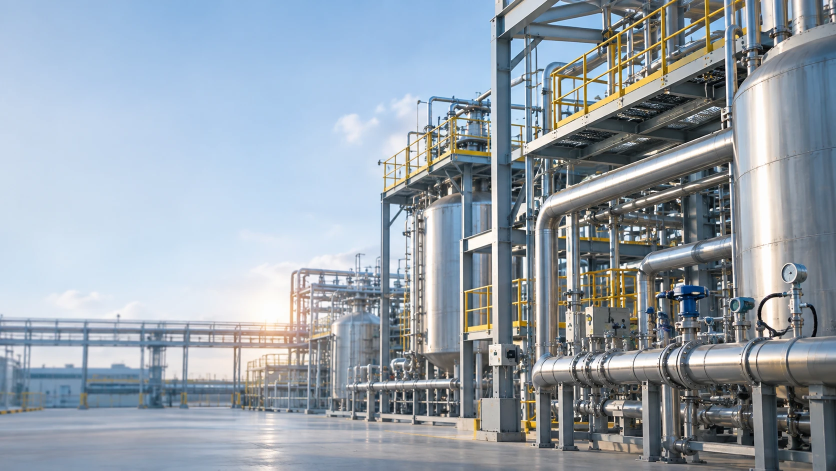
#> input picture hnkeng-hero/src/scene01-plant.webp, 1672 x 941 px (shown at 1/2 size)
$ python render.py
#> lines starting #> are read from the running program, lines starting #| are printed output that depends on the picture; after the words box and inside, x2 and y2 are one past the last pixel; in counts of white or black regions, pixels touching at a corner belong together
#!/usr/bin/env python3
"""
HNKENG hero background video renderer.

Image-based cinematic camera motion (sub-pixel pan / zoom), short smooth
cross-dissolves, a seamless loop back into scene 1, subtle LED status-light
blinking on the PLC panel (scene 2) and a light film grain. No generative
models are used: nothing in the source pictures (robots, people, screens) is
deformed or re-animated; only the virtual camera moves.

Frames are rendered with Pillow/NumPy and piped to FFmpeg, which writes a
lossless intermediate and then the delivery encodes.

Usage:
  python3 build/render.py                 # 854x480 sample (default)
  python3 build/render.py --width 1920 --height 1080 --out dist-1080
"""
import argparse
import math
import shutil
import subprocess
from pathlib import Path

import numpy as np
from PIL import Image
from scipy import ndimage as ndi

ROOT = Path(__file__).resolve().parent.parent
SRC = ROOT / "src"

DURATION = 18.0          # seconds
XFADE = 0.8              # cross-dissolve length (s)

# Scene table. Each scene is visible from start to end; neighbours overlap by
# XFADE centred on the cut. Scene 1 additionally fades in from the end of the
# video (t = 18 - XFADE .. 18) so the loop point is invisible.
#   z0/z1  : zoom at start/end of the scene window (1.0 = full frame)
#   k*     : framing bias in [-1, 1]; 0 = centred, +1 = hard right / bottom
SCENES = [
    dict(name="01 plant",   file="scene01-plant.webp",   start=0.0,  end=3.0,
         z0=1.12, z1=1.12, kx0=-1.0, kx1=1.0,  ky0=0.0,  ky1=0.0),
    dict(name="02 PLC",     file="scene02-plc.webp",     start=3.0,  end=7.0,
         z0=1.04, z1=1.15, kx0=0.45, kx1=0.70, ky0=-0.15, ky1=-0.30, leds=True),
    dict(name="03 line",    file="scene03-line.webp",    start=7.0,  end=11.0,
         z0=1.12, z1=1.12, kx0=0.95, kx1=-0.95, ky0=0.10, ky1=0.10),
    dict(name="04 control", file="scene04-control.webp", start=11.0, end=15.0,
         z0=1.06, z1=1.11, kx0=-0.30, kx1=0.45, ky0=0.15, ky1=0.0),
    dict(name="05 factory", file="scene05-factory.webp", start=15.0, end=18.0,
         z0=1.16, z1=1.04, kx0=0.40, kx1=0.0,  ky0=0.0,  ky1=0.0),
]


def smoothstep(x):
    x = min(max(x, 0.0), 1.0)
    return x * x * (3 - 2 * x)


# --------------------------------------------------------------------------
# Colour grade: calm blue-grey / teal, slightly reduced saturation, gentle
# contrast. Applied identically to every scene so they read as one shoot.
# --------------------------------------------------------------------------
def grade(img: np.ndarray) -> np.ndarray:
    x = img.astype(np.float32) / 255.0
    luma = x @ np.array([0.2126, 0.7152, 0.0722], np.float32)
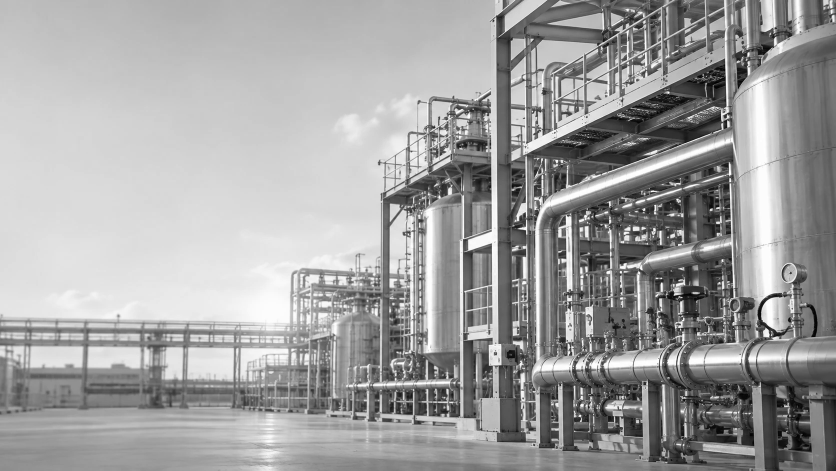
#> luma: shape (941, 1672) float32 (shown at 1/2 size); min 0, max 1, mean 0.628
    # 12 % desaturation
    x = luma[..., None] + (x - luma[..., None]) * 0.88
    # cool split-tone: teal in shadows, neutral-cool highlights
    shadow = (1.0 - luma)[..., None] ** 2
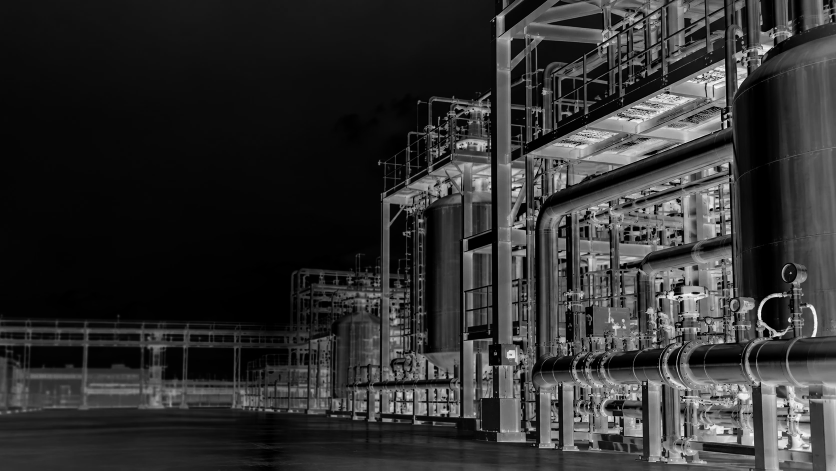
#> shadow: shape (941, 1672, 1) float32 (shown at 1/2 size); min 0, max 1, mean 0.191
    x = x + shadow * np.array([-0.018, 0.004, 0.016], np.float32)
    x = x * np.array([0.985, 1.0, 1.012], np.float32)
    # soft S-curve
    x = np.clip(x, 0, 1)
    x = x + 0.06 * (x - 0.5) * (1 - np.abs(2 * x - 1))
    return np.clip(x * 255.0 + 0.5, 0, 255).astype(np.uint8)


# --------------------------------------------------------------------------
# LED status lights for the PLC panel. Detect the small green/yellow lit
# indicators on the modules, build a per-LED soft mask and an "off" plate
# (local background with the bright spot removed). Each frame some LEDs
# blink like RUN / COMM indicators; most stay steady.
# --------------------------------------------------------------------------
class LedBlinker:
    def __init__(self, img: np.ndarray, seed=7):
        f = img.astype(np.float32)
        r, g, b = f[..., 0], f[..., 1], f[..., 2]
        m = (g > 150) & (g > b * 1.35) & (g > r * 0.95)
        h, w = m.shape
        roi = np.zeros_like(m)
        roi[int(h * 0.18):int(h * 0.42), int(w * 0.5):] = True
        m &= roi
        lab, n = ndi.label(ndi.binary_dilation(m, iterations=2))
        # "off" plate: grey opening removes small bright spots
        off = np.stack([ndi.grey_opening(f[..., c], size=(9, 9)) for c in range(3)], -1)
        off = off * 0.92
        self.base = f
        self.off = off
        rng = np.random.default_rng(seed)
        self.leds = []
        for i in range(1, n + 1):
            core = (lab == i) & m
            if core.sum() < 3:
                continue
            soft = ndi.gaussian_filter(ndi.binary_dilation(core, iterations=2).astype(np.float32), 1.2)
            soft = np.clip(soft * 1.6, 0, 1)
            ys, xs = np.nonzero(soft > 0.01)
            box = (ys.min(), ys.max() + 1, xs.min(), xs.max() + 1)
            kind = rng.choice(["steady", "steady", "run", "comm"], p=[0.35, 0.25, 0.2, 0.2])
            self.leds.append(dict(box=box, mask=soft[box[0]:box[1], box[2]:box[3]],
                                  kind=kind, phase=rng.uniform(0, 1),
                                  rate=rng.uniform(0.8, 1.3), seed=int(rng.integers(1e9))))

    # [74 lines left out: functions level, frame, camera_crop, render_scene, weights, not called in this run]


def main():
    ap = argparse.ArgumentParser()
    ap.add_argument("--width", type=int, default=854)
    ap.add_argument("--height", type=int, default=480)
    ap.add_argument("--fps", type=int, default=30)
    ap.add_argument("--grain", type=float, default=1.4, help="grain sigma in 8-bit levels (0 = off)")
    ap.add_argument("--out", default="dist")
    args = ap.parse_args()

    OW, OH, FPS = args.width, args.height, args.fps
    SS = 2 if OW <= 1000 else 1               # supersample small outputs
    RW, RH = OW * SS, OH * SS
    out_dir = ROOT / args.out
    out_dir.mkdir(parents=True, exist_ok=True)
    tmp = out_dir / "_master_lossless.mkv"

    for sc in SCENES:
        sc["img"] = grade(np.asarray(Image.open(SRC / sc["file"]).convert("RGB")))
        if sc.get("leds"):
            sc["led"] = LedBlinker(sc["img"])
            print(f"scene {sc['name']}: {len(sc['led'].leds)} LEDs detected")
#> pass 2 of the loop in main, `for sc in SCENES:`:
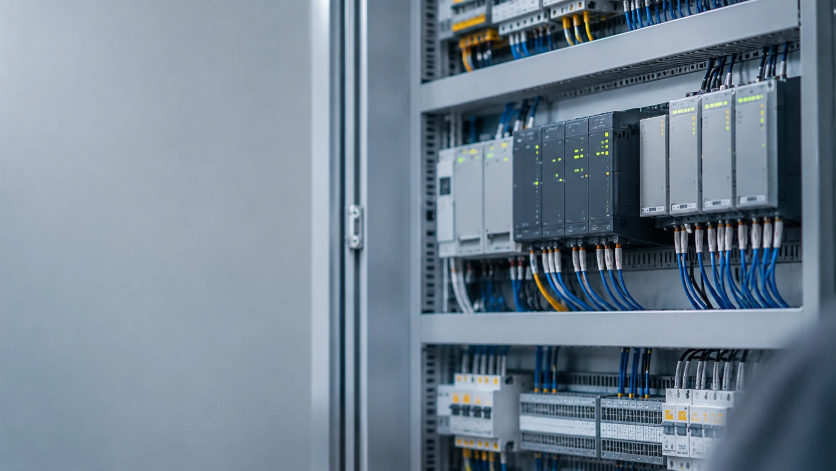
#> input picture hnkeng-hero/src/scene02-plc.webp, 1672 x 941 px (shown at 1/2 size)
#> in __init__, `m = (g > 150) & (g > b * 1.35) & (g > r * 0.95)`:
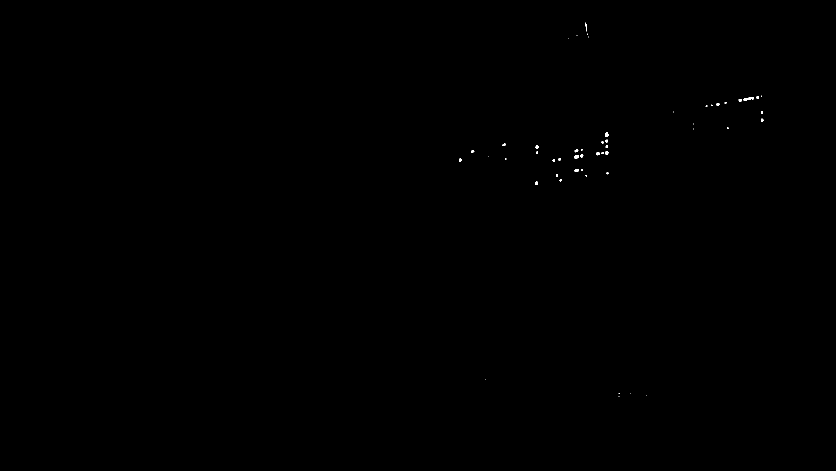
#> m: shape (941, 1672) bool (shown at 1/2 size); 0.06% white; 54 white regions (31 under 20 px), largest, box (x1, y1, x2, y2) and area: (1487, 194, 1508, 202) 96, (1148, 311, 1158, 317) 52, (1210, 265, 1217, 273) 50
#> lab: shape (941, 1672) int32; 35 distinct labels, from 0 to 34
#> n = 34
#> the loop in __init__, `for i in range(1, n + 1):` made 34 passes
#> box on passes 1, 2, 3, 4, 5, 6, 7, 9: (187, 203, 1508, 1529), (189, 209, 1472, 1513), (199, 213, 1444, 1458), (202, 216, 1428, 1444), (205, 217, 1418, 1430), (206, 219, 1407, 1420), (217, 233, 1518, 1531), (232, 248, 1517, 1532)
#> pass 1, in __init__, `core = (lab == i) & m`:
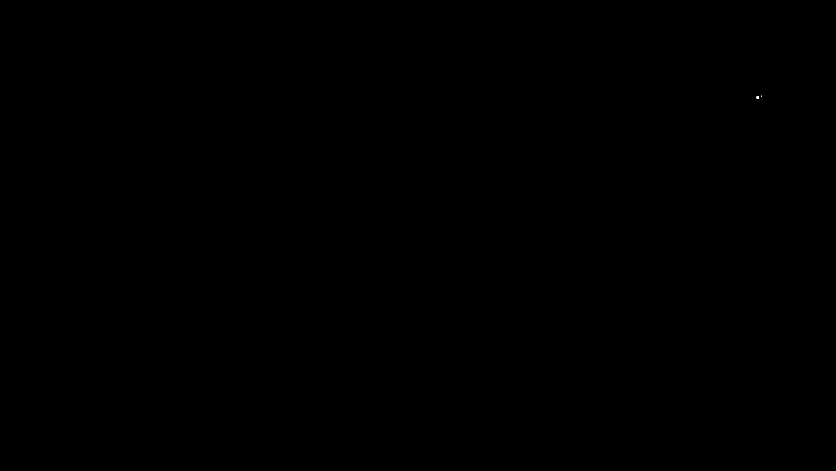
#> core: shape (941, 1672) bool (shown at 1/2 size); 0% white; 2 white regions (1 under 20 px), largest, box (x1, y1, x2, y2) and area: (1513, 192, 1518, 198) 26
#> after the loop in __init__, `for i in range(1, n + 1):`: self.leds = 30 items
#| scene 02 PLC: 30 LEDs detected
#> pass 3 of the loop in main, `for sc in SCENES:`:
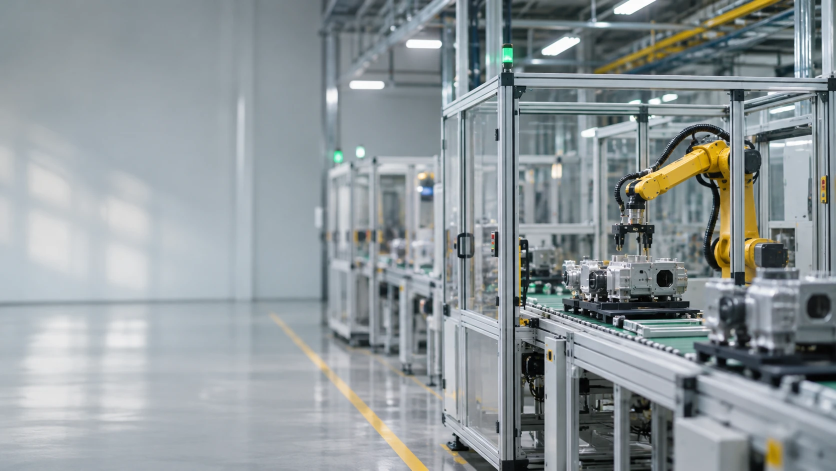
#> input picture hnkeng-hero/src/scene03-line.webp, 1672 x 941 px (shown at 1/2 size)
#> in grade (call 3), `luma = x @ np.array([0.2126, 0.7152, 0.0722], np.float32)`:
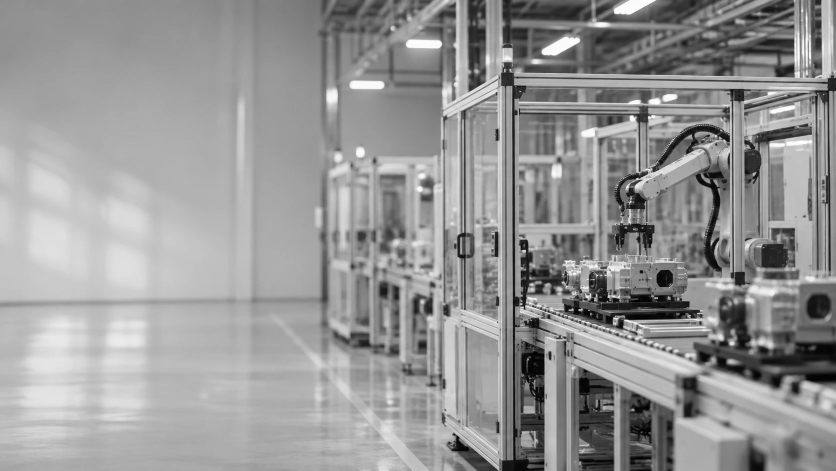
#> luma: shape (941, 1672) float32 (shown at 1/2 size); min 0, max 1, mean 0.59
#> in grade (call 3), `shadow = (1.0 - luma)[..., None] ** 2`:
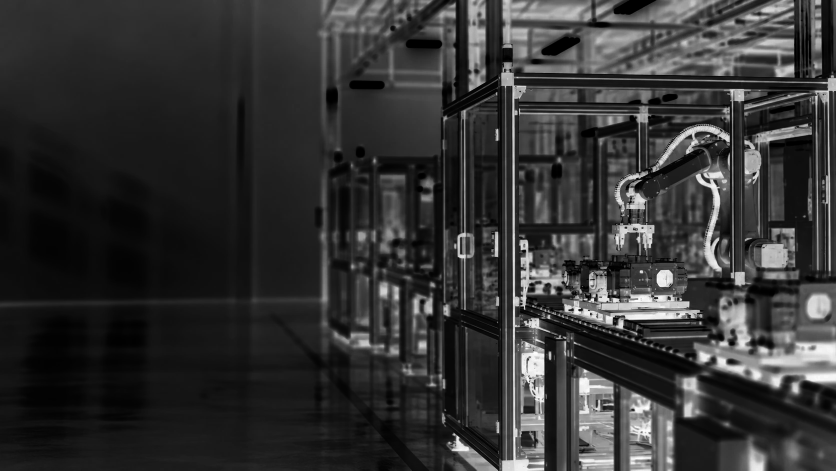
#> shadow: shape (941, 1672, 1) float32 (shown at 1/2 size); min 0, max 1, mean 0.202
#> the loop made 5 passes; the first 3 are shown

#> (the run stopped early here; a loop or call above may not have finished)
